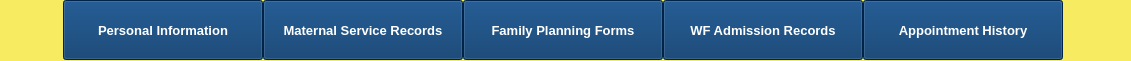
  <widget class="QWidget" name="widget" native="true">
   <property name="geometry">
    <rect>
     <x>0</x>
     <y>50</y>
     <width>1131</width>
     <height>61</height>
    </rect>
   </property>
   <property name="styleSheet">
    <string notr="true">background-color:rgb(246, 235, 97);</string>
   </property>
   <widget class="QPushButton" name="pushBtnPatInfo">
    <property name="geometry">
     <rect>
      <x>63</x>
      <y>0</y>
      <width>200</width>
      <height>60</height>
     </rect>
    </property>
    <property name="font">
     <font>
      <family>Arial</family>
      <pointsize>10</pointsize>
      <weight>75</weight>
      <italic>false</italic>
      <bold>true</bold>
     </font>
    </property>
    <property name="styleSheet">
     <string notr="true">QPushButton[active=&quot;true&quot;] {
	background-color: rgb(246, 235, 97);
	color:  rgb(0, 51, 102);
}

QPushButton {
	background-color: rgb(0, 51, 102);
	color: white;
}

QPushButton:hover {
	background-color: #2980b9;
}
</string>
    </property>
    <property name="text">
     <string>Personal Information</string>
    </property>
   </widget>
   <widget class="QPushButton" name="pushBtnMSR">
    <property name="geometry">
     <rect>
      <x>263</x>
      <y>0</y>
      <width>200</width>
      <height>60</height>
     </rect>
    </property>
    <property name="font">
     <font>
      <family>Arial</family>
      <pointsize>10</pointsize>
      <weight>75</weight>
      <italic>false</italic>
      <bold>true</bold>
     </font>
    </property>
    <property name="styleSheet">
     <string notr="true">QPushButton[active=&quot;true&quot;] {
	background-color: rgb(246, 235, 97);
	color:  rgb(0, 51, 102);
}

QPushButton {
	background-color: rgb(0, 51, 102);
	color: white;
}

QPushButton:hover {
	background-color: #2980b9;
}
</string>
    </property>
    <property name="text">
     <string>Maternal Service Records</string>
    </property>
   </widget>
   <widget class="QPushButton" name="pushBtnFPF">
    <property name="geometry">
     <rect>
      <x>463</x>
      <y>0</y>
      <width>200</width>
      <height>60</height>
     </rect>
    </property>
    <property name="font">
     <font>
      <family>Arial</family>
      <pointsize>10</pointsize>
      <weight>75</weight>
      <italic>false</italic>
      <bold>true</bold>
     </font>
    </property>
    <property name="styleSheet">
     <string notr="true">QPushButton[active=&quot;true&quot;] {
	background-color: rgb(246, 235, 97);
	color:  rgb(0, 51, 102);
}

QPushButton {
	background-color: rgb(0, 51, 102);
	color: white;
}

QPushButton:hover {
	background-color: #2980b9;
}
</string>
    </property>
    <property name="text">
     <string>Family Planning Forms</string>
    </property>
   </widget>
   <widget class="QPushButton" name="pushBtnAR">
    <property name="geometry">
     <rect>
      <x>663</x>
      <y>0</y>
      <width>200</width>
      <height>60</height>
     </rect>
    </property>
    <property name="font">
     <font>
      <family>Arial</family>
      <pointsize>10</pointsize>
      <weight>75</weight>
      <italic>false</italic>
      <bold>true</bold>
     </font>
    </property>
    <property name="styleSheet">
     <string notr="true">QPushButton[active=&quot;true&quot;] {
	background-color: rgb(246, 235, 97);
	color:  rgb(0, 51, 102);
}

QPushButton {
	background-color: rgb(0, 51, 102);
	color: white;
}

QPushButton:hover {
	background-color: #2980b9;
}
</string>
    </property>
    <property name="text">
     <string>WF Admission Records</string>
    </property>
   </widget>
   <widget class="QPushButton" name="pushBtnAH">
    <property name="geometry">
     <rect>
      <x>863</x>
      <y>0</y>
      <width>200</width>
      <height>60</height>
     </rect>
    </property>
    <property name="font">
     <font>
      <family>Arial</family>
      <pointsize>10</pointsize>
      <weight>75</weight>
      <italic>false</italic>
      <bold>true</bold>
     </font>
    </property>
    <property name="styleSheet">
     <string notr="true">QPushButton[active=&quot;true&quot;] {
	background-color: rgb(246, 235, 97);
	color:  rgb(0, 51, 102);
}

QPushButton {
	background-color: rgb(0, 51, 102);
	color: white;
}

QPushButton:hover {
	background-color: #2980b9;
}
</string>
    </property>
    <property name="text">
     <string>Appointment History</string>
    </property>
   </widget>
  </widget>
